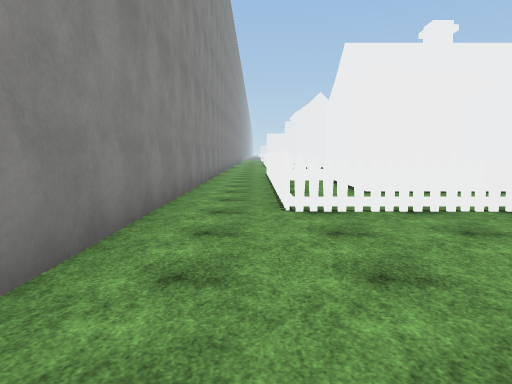
view 1 (above)

24 first-person views from a walk through a scene from a Unity 3-D project. The camera is 1.5 m above the floor, tilts 6° down and sees 70° across. The floor is counted in squares, 2 m on a side. Each view is taken from the middle of a square. On the plan, view 1 faces up. The plan holds only what a view shows up to about 11 squares ahead; the rest is blank. The place goes on beyond the plan. The player is left out. Surface patterns are stand-ins for the level's own textures.

view 2
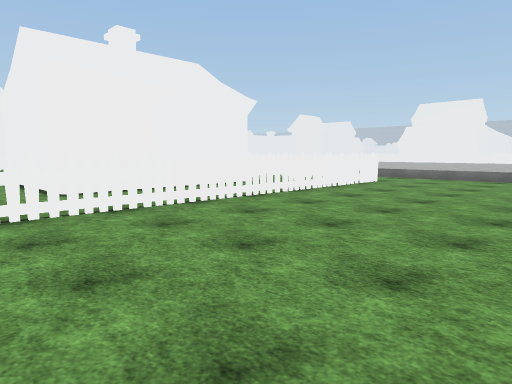

view 3
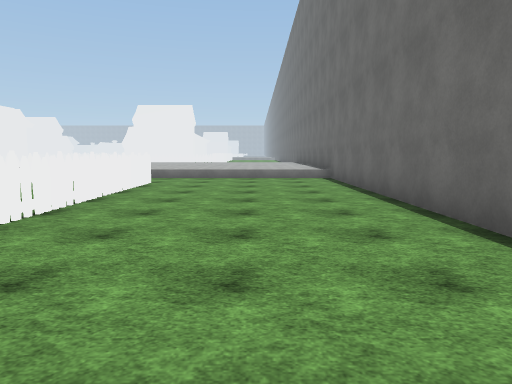

view 4
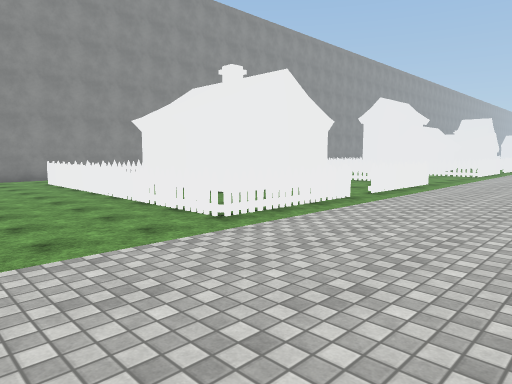

view 5
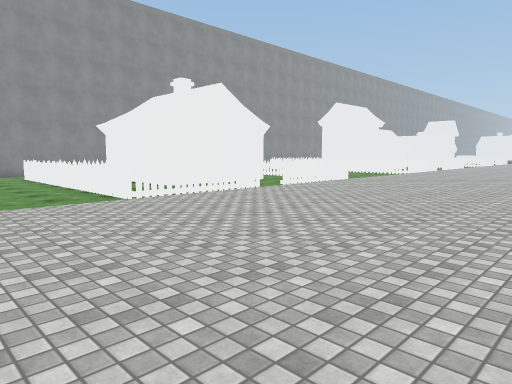

view 6
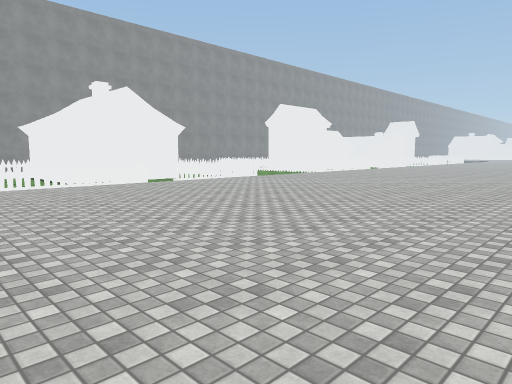

view 7
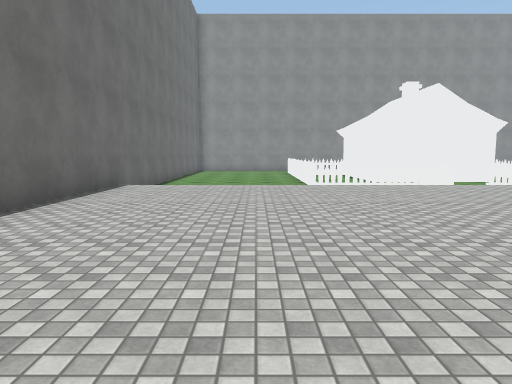

view 8
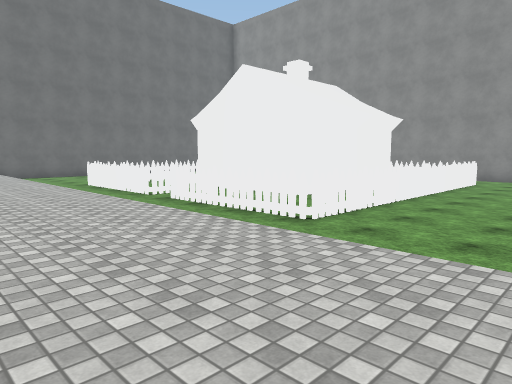

view 9
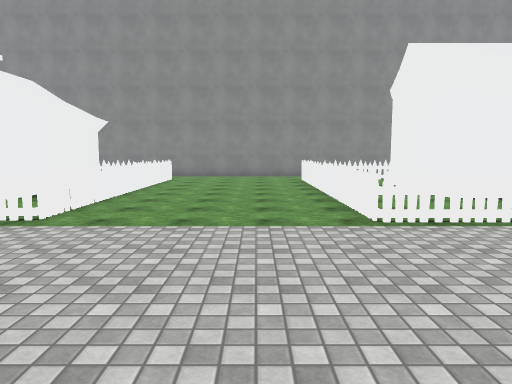

view 10
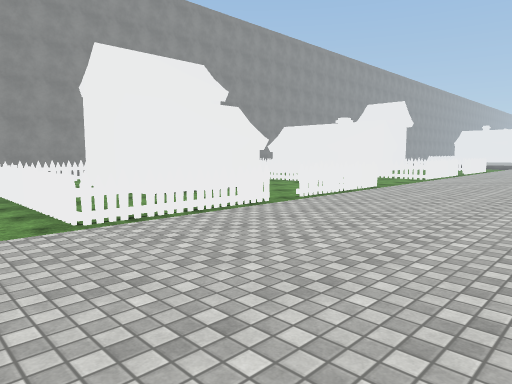

view 11
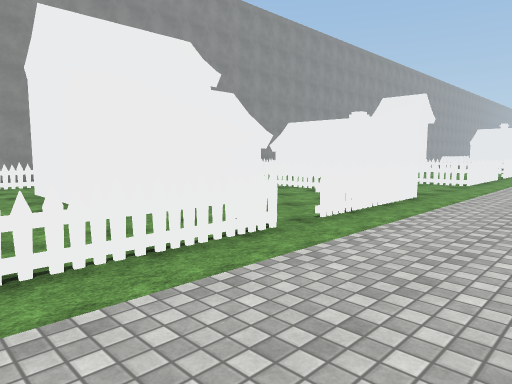

view 12
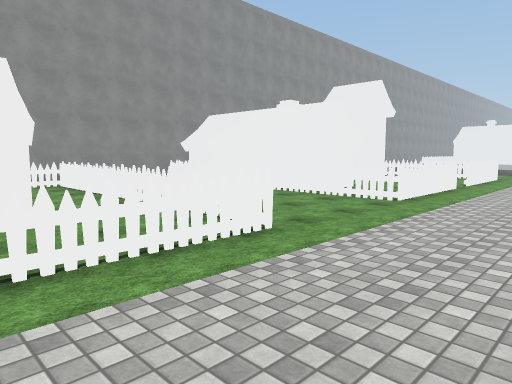

view 13
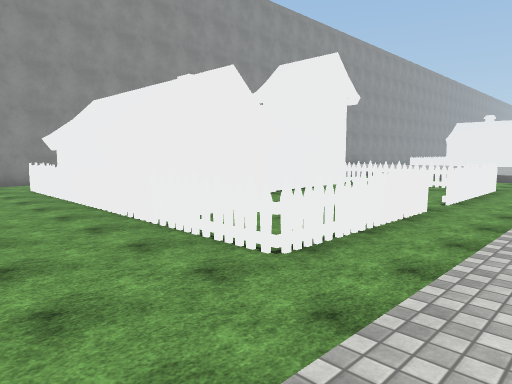

view 14
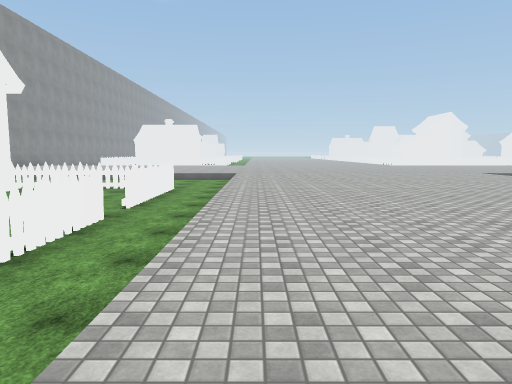

view 15
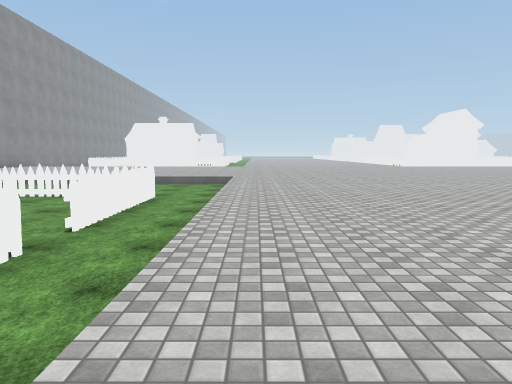

view 16
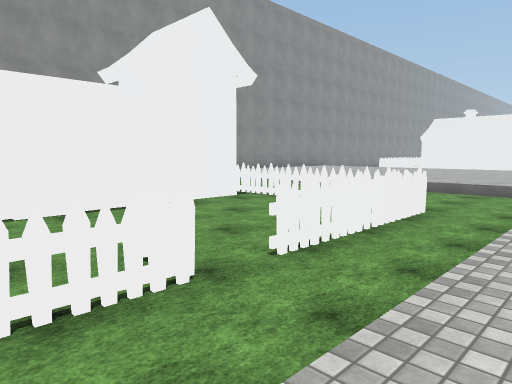

view 17
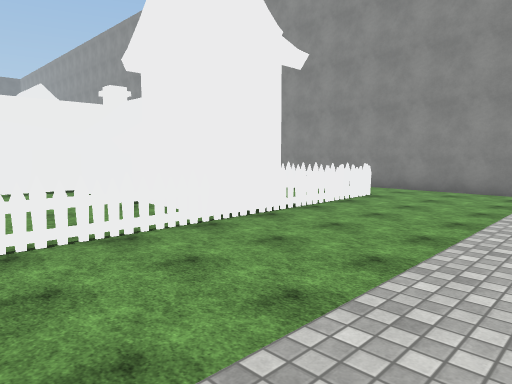

view 18
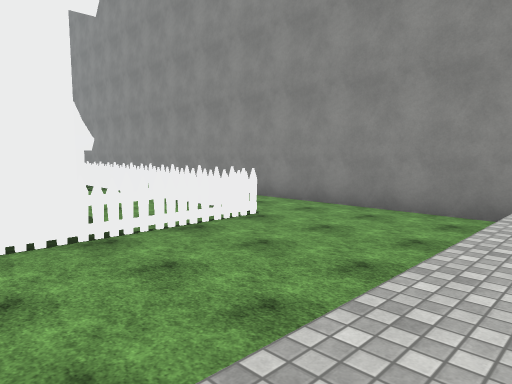

view 19
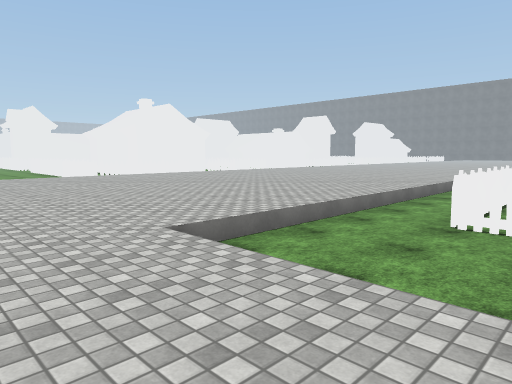

view 20
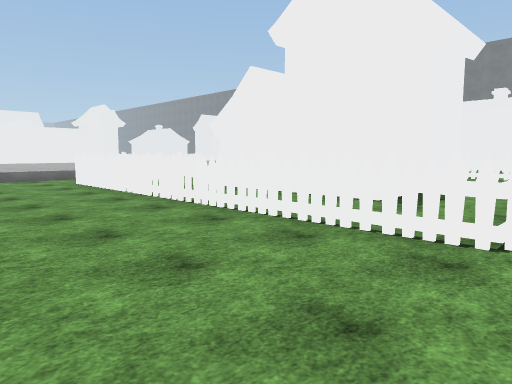

view 21
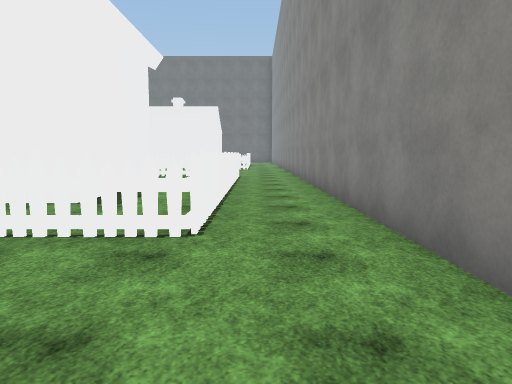

view 22
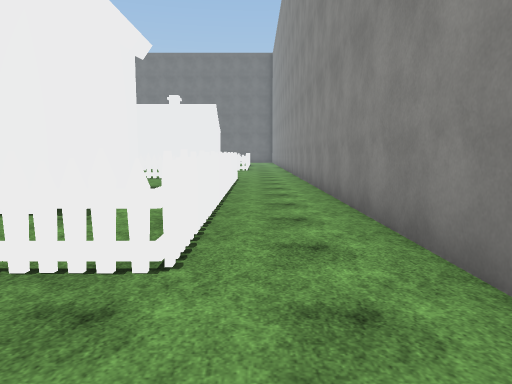

view 23
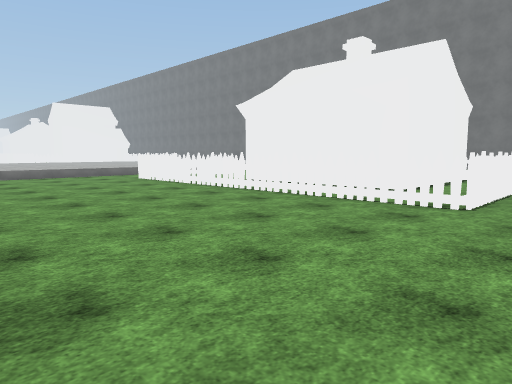

view 24
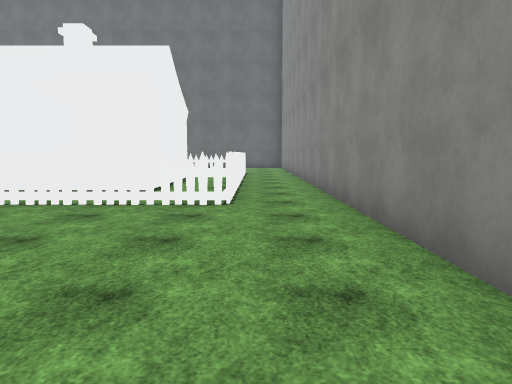

### Floor plan
Key: @ floor where view 1 was taken; # wall or solid block; . main floor; : floor 0.5 m higher than the main floor; / step, stairs or slope; O other object.
Columns run from 2 left of view 1 to 20 right of it. Each row starts with its distance up from view 1.
 46           ::::
 45     :::::::::::::::
 44 #/////////////:::::::::
 43 #.............:::::::::
 42 #.............::::::::
 41 #..OOOOOOOOO..::::::::
 40 #..O.OOO ...O.::::::::
 39 #. O.OOO....O.:::::::
 38 #  O.OO#....O.:::::::
 37 #  O   #....O.::::::
 36 #  O   #...OO.:::::
 35    O   #....O.:::::
 34    #   ###..O.::::
 33          #..O.:::
 32   .OOOOOOOOOO.:::
 31  .............::
 30  .............:
 29 #.............::
 28 #..OOOOOOOOOO.::
 27 #..O........O.::
 26 #..O    ....O.::
 25 #..O OO###..O.:::
 24 #..O.OO  #..O.:::
 23 #..O.OO  #.OO.:::
 22 #..O.OO###..O.:::
 21 #..O.OOOO ..O.:::
 20 #..O........O.::::
 19 #..OOOOOOOOOO.::::
 18 #.............::::
 17 #.............::::
 16 #.............:::
 15 #.............:::  ::
 14 #..OOOOOOOOO..::: :::
 13 #.O.....  .OO.:::::::
 12 #.O..OOOO..OO.:::::::
 11 #.O.##  ##.OO.::::::::
 10 #.O.#    #.OO.::::::::
  9 #.O.#    #.O..::::::::
  8 #.O.#    #.OO.::::::::
  7 #.O.OOOOOO.OO.::::::::
  6 #.O....  ..OO.:::::::::
  5 #.OOOOOOOOOOO.:::::::::
  4 #.............:::::::::
  3 #.............:::::::::
  2 #.............::::::::
  1  .............:::::::
  0   @...........:::::
 -1      #############

Positions as (right, up) in squares from view 1, and headings:
1: (0, 0), facing up
2: (0, 0), facing up-right
3: (0, 2), facing right
4: (14, 1), facing up-left
5: (17, 1), facing up-left
6: (20, 3), facing up-left
7: (20, 3), facing left
8: (14, 17), facing down-left
9: (15, 17), facing left
10: (15, 17), facing up-left
11: (13, 19), facing up-left
12: (13, 24), facing up-left
13: (12, 29), facing up-left
14: (12, 30), facing up
15: (12, 32), facing up
16: (12, 34), facing up-left
17: (9, 45), facing down-left
18: (5, 45), facing down-left
19: (8, 46), facing down-right
20: (0, 31), facing down-right
21: (0, 31), facing down
22: (0, 30), facing down
23: (-1, 19), facing down-right
24: (0, 19), facing down
